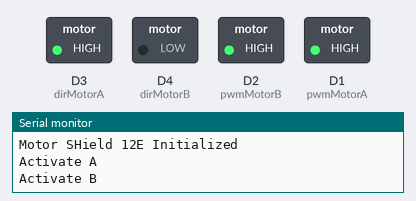
Bench run of a sketch on a simulated ESP8266 (NodeMCU). On the bench: switched loads named in the sketch (green lamp = pin HIGH), the last lines printed to the serial monitor.

Above: at 6.5 s.
At 16.5 s:
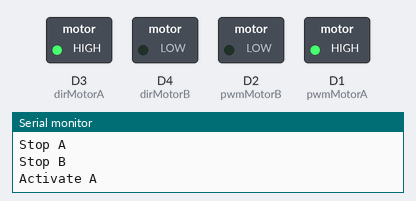
At 21.5 s:
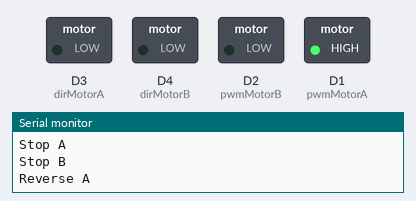
At 24.0 s:
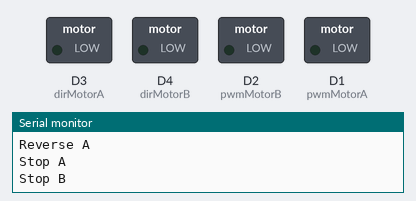
At 31.5 s:
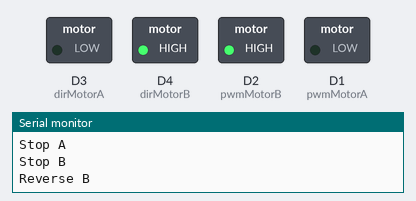
At 41.5 s:
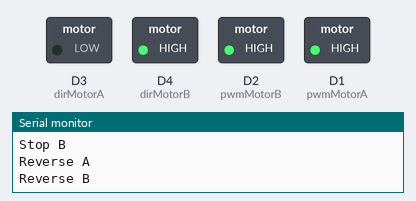
Timing chart, 0 to 44.0 s (numbered marks = the images above):
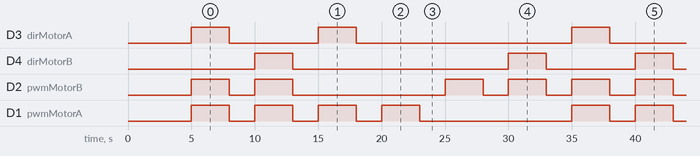

The sketch:

Motor.ino
```cpp
/*
      Board pin | NodeMCU GPIO |    Arduino IDE
            A-                      1                         5 or D1
            A+                      3                         0 or D3
            B-                      2                         4 or D2
            B+                      4                         2 or D4
*/
const int pwmMotorA = D1;
const int pwmMotorB = D2;
const int dirMotorA = D3;
const int dirMotorB = D4;
char pwm;
int motorSpeed = 500;
void setup() {
  Serial.begin(115200);
  Serial.println();
  pinMode(pwmMotorA , OUTPUT);
  pinMode(pwmMotorB, OUTPUT);
  pinMode(dirMotorA, OUTPUT);
  pinMode(dirMotorB, OUTPUT);
  Serial.println("Motor SHield 12E Initialized");
  delay(5000);
}
void loop() {

  Serial.println("Activate A");   //  ANDA PARA FRENTE MOTOR A
  digitalWrite(pwmMotorA, motorSpeed);
  digitalWrite(dirMotorA, HIGH);

  Serial.println("Activate B"); //  ANDA PARA FRENTE MOTOR B
  digitalWrite(pwmMotorB, motorSpeed);
  digitalWrite(dirMotorB, LOW);
  delay(3000);

  Serial.println("Stop A"); //STOP ROBO
  digitalWrite(pwmMotorA, 0);
  digitalWrite(dirMotorA, LOW);
  Serial.println("Stop B");
  digitalWrite(pwmMotorB, 0);
  digitalWrite(dirMotorB, LOW);
  delay(2000);

  Serial.println("Reverse A");  //  ANDA PARA TRÁS MOTOR A
  digitalWrite(pwmMotorA, motorSpeed);
  digitalWrite(dirMotorA, LOW);

  Serial.println("Reverse B"); //  ANDA PARA TRÁS MOTOR B
  digitalWrite(pwmMotorB, motorSpeed);
  digitalWrite(dirMotorB, HIGH);
  delay(3000);

  Serial.println("Stop A"); //STOP ROBO
  digitalWrite(pwmMotorA, 0);
  digitalWrite(dirMotorA, LOW);
  Serial.println("Stop B");
  digitalWrite(pwmMotorB, 0);
  digitalWrite(dirMotorB, LOW);
  delay(2000);

  Serial.println("Activate A");  //  CURVA PARA A ESQUERDA PARA FRENTE
  digitalWrite(pwmMotorA, motorSpeed);
  digitalWrite(dirMotorA, HIGH);
  delay(3000);

  Serial.println("Stop A"); //STOP ROBO
  digitalWrite(pwmMotorA, 0);
  digitalWrite(dirMotorA, LOW);
  Serial.println("Stop B");
  digitalWrite(pwmMotorB, 0);
  digitalWrite(dirMotorB, LOW);
  delay(2000);

  Serial.println("Reverse A");  //  CURVA PARA A ESQUERDA PARA TRÁS
  digitalWrite(pwmMotorA, motorSpeed);
  digitalWrite(dirMotorA, LOW);
  delay(3000);

  Serial.println("Stop A"); //STOP ROBO
  digitalWrite(pwmMotorA, 0);
  digitalWrite(dirMotorA, LOW);
  Serial.println("Stop B");
  digitalWrite(pwmMotorB, 0);
  digitalWrite(dirMotorB, LOW);
  delay(2000);

  Serial.println("Activate B");  //  CURVA PARA A DIREITA PARA FRENTE
  digitalWrite(pwmMotorB, motorSpeed);
  digitalWrite(dirMotorB, LOW);
  delay(3000);

  Serial.println("Stop A"); //STOP ROBO
  digitalWrite(pwmMotorA, 0);
  digitalWrite(dirMotorA, LOW);
  Serial.println("Stop B");
  digitalWrite(pwmMotorB, 0);
  digitalWrite(dirMotorB, LOW);
  delay(2000);

  Serial.println("Reverse B");  //  CURVA PARA A DIREITA PARA TRÁS
  digitalWrite(pwmMotorB, motorSpeed);
  digitalWrite(dirMotorB, HIGH);
  delay(3000);

  Serial.println("Stop A"); //STOP ROBO
  digitalWrite(pwmMotorA, 0);
  digitalWrite(dirMotorA, LOW);
  Serial.println("Stop B");
  digitalWrite(pwmMotorB, 0);
  digitalWrite(dirMotorB, LOW);
  delay(2000);

  //-------------------------------------------------------------------

  pwm = Serial.read();
  if (pwm=='A'){  // CURVA PARA A ESQUERDA PARA FRENTE
  Serial.println("Activate A");
  digitalWrite(pwmMotorA, motorSpeed);
  digitalWrite(dirMotorA, LOW);
  delay(1500);
  }
  if (pwm=='B'){  // CURVA PARA A ESQUERDA PARA TRÁS
  Serial.println("Reverse A");
  digitalWrite(dirMotorA, HIGH);
  delay(1500);
  }
  if (pwm=='C'){
  Serial.println("Stop A");
  digitalWrite(pwmMotorA, 0);
  digitalWrite(dirMotorA, LOW);
  delay(3000);
  }
  if (pwm=='D'){  // CURVA PARA A DIREITA PARA FRENTE
  Serial.println("Activate B");
  digitalWrite(pwmMotorB, motorSpeed);
  digitalWrite(dirMotorB, LOW);
  delay(1500);
  }
  if (pwm=='E'){  // CURVA PARA A DIREITA PARA TRÁS
  Serial.println("Reverse B");
  digitalWrite(dirMotorB, HIGH);
  delay(1500);
  }
  if (pwm=='F'){
  Serial.println("Stop B");
  digitalWrite(pwmMotorB, 0);
  digitalWrite(dirMotorB, LOW);
  delay(3000);
  }
  if (pwm=='G'){  // ANDA PARA FRENTE
  Serial.println("Activate A");
  digitalWrite(pwmMotorA, motorSpeed);
  digitalWrite(dirMotorA, LOW);
  Serial.println("Activate B");
  digitalWrite(pwmMotorB, motorSpeed);
  digitalWrite(dirMotorB, LOW);
  delay(1500);
  }
  if (pwm=='H'){  // ANDA PARA TRÁS
  Serial.println("Reverse A");
  digitalWrite(dirMotorA, HIGH);
  Serial.println("Reverse B");
  digitalWrite(dirMotorB, HIGH);
  delay(1500);
  }
}
```

Measured:
- by itself, D3 (dirMotorA): repeats every 30.0 s: LOW 7.0 s, HIGH 3.0 s, LOW 17.0 s, HIGH 3.0 s
- by itself, D4 (dirMotorB): repeats every 30.0 s: LOW 17.0 s, HIGH 3.0 s, LOW 7.0 s, HIGH 3.0 s
- by itself, D2 (pwmMotorB): repeats every 30.0 s: LOW 2.0 s, HIGH 3.0 s, LOW 12.0 s, 2 × (HIGH 3.0 s, LOW 2.0 s), HIGH 3.0 s
- by itself, D1 (pwmMotorA): repeats every 30.0 s: 3 × (LOW 2.0 s, HIGH 3.0 s), LOW 12.0 s, HIGH 3.0 s
